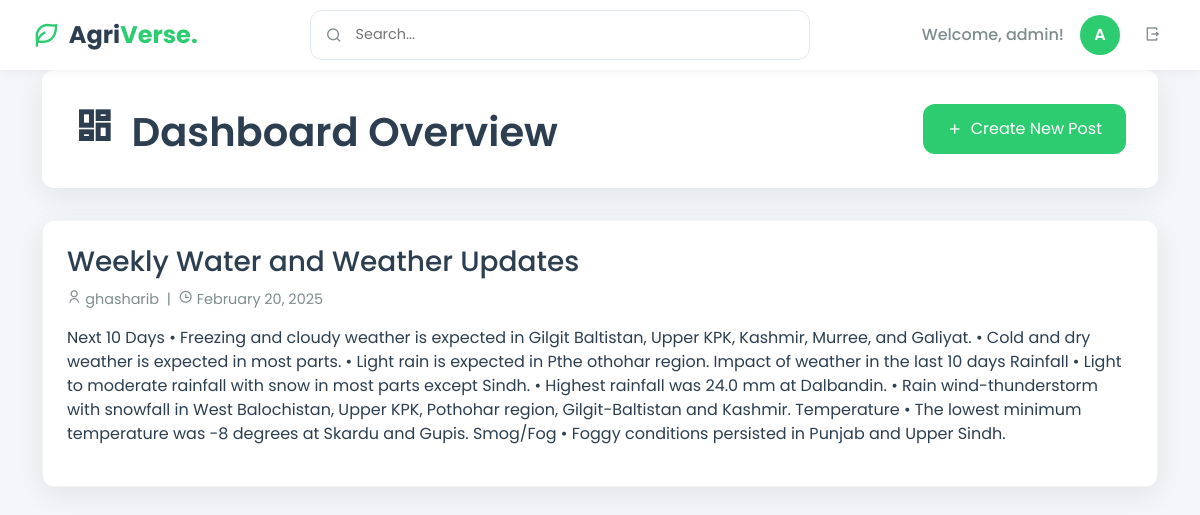
/admin (signed in), run on an earlier commit of the app's database.
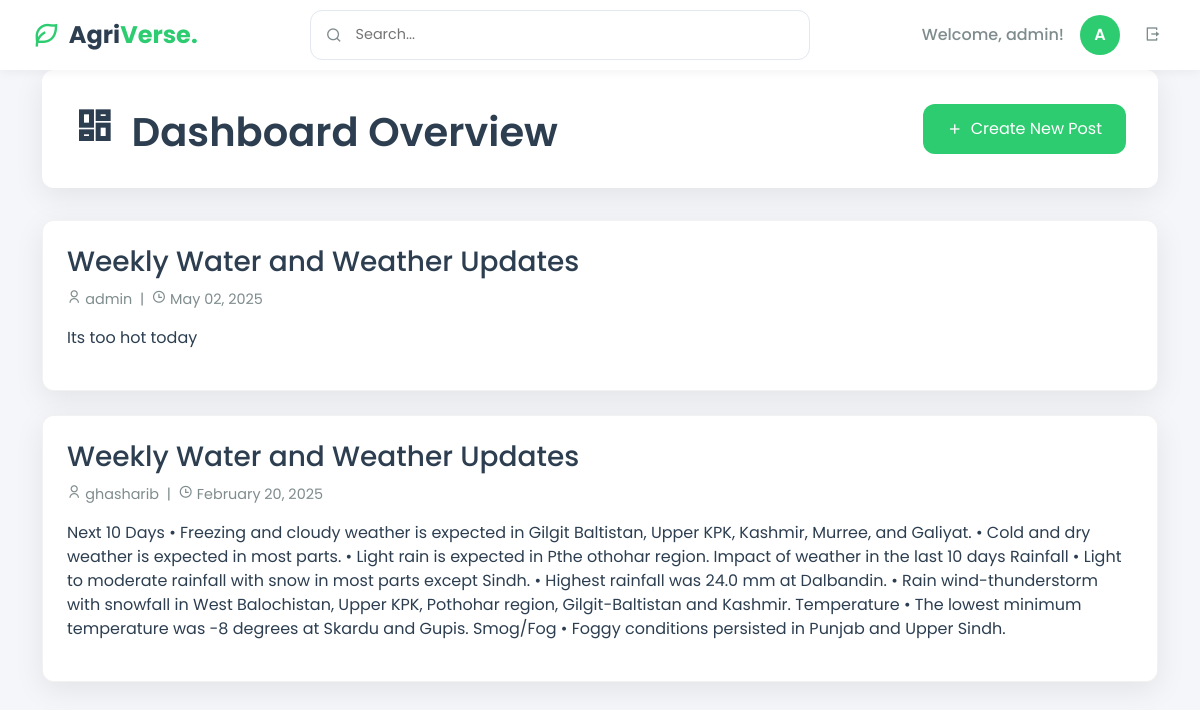
And on a later commit of the database.
### models.py (models this page shows)
class User(db.Model):
    id = db.Column(db.Integer, primary_key=True)
    username = db.Column(db.String(80), unique=True, nullable=False)
    email = db.Column(db.String(120), unique=True, nullable=False)
    password = db.Column(db.String(200), nullable=False)
    is_admin = db.Column(db.Boolean, default=False)
    created_at = db.Column(db.DateTime, default=datetime.utcnow)

class NewsletterPost(db.Model):
    id = db.Column(db.Integer, primary_key=True)
    title = db.Column(db.String(200), nullable=False)
    content = db.Column(db.Text, nullable=False)
    image_url = db.Column(db.String(500))
    video_url = db.Column(db.String(500))
    created_at = db.Column(db.DateTime, default=datetime.utcnow)
    author_id = db.Column(db.Integer, db.ForeignKey('user.id'), nullable=False)
    author = db.relationship('User', backref=db.backref('posts', lazy=True))

### app.py (the view)
@app.route('/admin')
@admin_required
def admin_dashboard():
    posts = NewsletterPost.query.order_by(NewsletterPost.created_at.desc()).all()
    return render_template('admin/admin_dashboard.html', posts=posts)

### app.py (called while the page is built)
def admin_required(f):
    @wraps(f)
    def decorated_function(*args, **kwargs):
        if 'user_id' not in session:
            flash('Please log in first.', 'danger')
            return redirect(url_for('login'))
        user = User.query.get(session['user_id'])
        if not user or not user.is_admin:
            flash('Access denied. Admin privileges required.', 'danger')
            return redirect(url_for('index'))
        return f(*args, **kwargs)
    return decorated_function

@app.before_request
def before_request():
    protected_routes = ['dashboard', 'admin_dashboard']
    if request.endpoint in protected_routes and 'user_id' not in session:
        flash('Please log in to access this page.', 'info')
        return redirect(url_for('login'))

### templates/admin/admin_dashboard.html (shortened to what this page needs)
<!DOCTYPE html>
<html lang="en">
<head>
    <link rel="stylesheet" href="https://cdn.jsdelivr.net/npm/bootstrap@5.3.0/dist/css/bootstrap.min.css">
    <link href="https://cdn.jsdelivr.net/npm/remixicon@2.5.0/fonts/remixicon.css" rel="stylesheet">
</head>
<body>
    <div class="top-bar">
                <div class="brand-logo">
                    <i class="ri-leaf-line"></i>
                    <h2>Agri<span style="color: var(--primary-color)">Verse.</span></h2>
                </div>
                <div class="search-container">
                    <i class="ri-search-line"></i>
                    <input type="text" placeholder="Search...">
                </div>
                <div class="d-flex align-items-center gap-3">
                    <span class="welcome-message">Welcome, {{ session['username'] }}!</span>
                    <div class="user-avatar">
                        {{ session['username'][0].upper() }}
                    </div>
                    <button class="logout-btn">
                        <i class="ri-logout-box-r-line"></i>
                    </button>
                </div>
    </div>
    <main class="container">
        <div class="admin-header">
            <div class="d-flex justify-content-between align-items-center">
                <h1 class="admin-title">
                    <i class="ri-dashboard-line me-2"></i>
                    Dashboard Overview
                </h1>
                <a href="{{ url_for('create_post') }}" class="create-post-btn">
                    <i class="ri-add-line"></i>
                    Create New Post
                </a>
            </div>
        </div>
        <div class="row">
            <div class="col-12">
                {% for post in posts %}
                <div class="post-card">
                    <h3>{{ post.title }}</h3>
                    <div class="post-meta">
                        <i class="ri-user-line"></i> {{ post.author.username }} &nbsp;|&nbsp;
                        <i class="ri-time-line"></i> {{ post.created_at.strftime('%B %d, %Y') }}
                    </div>
                    <p class="mt-3">{{ post.content }}</p>
                </div>
                {% endfor %}
            </div>
        </div>
    </main>
</body>
</html>

### templates/admin/admin_dashboard.html (style rules this page uses)
:root { --primary-color: #2ecc71; --primary-dark: #27ae60; --secondary-color: #f8f9fa; --accent-color: #3498db; --background-color: #f5f6fa; --card-background: #ffffff; --text-primary: #2c3e50; --text-secondary: #7f8c8d; --border-radius: 12px; --box-shadow: 0 8px 30px rgba(0, 0, 0, 0.08); --top-bar-height: 70px; }
body { font-family: 'Poppins', sans-serif; background-color: var(--background-color); color: var(--text-primary); margin: 0; padding-top: 70px; }
.top-bar { position: fixed; top: 0; left: 0; right: 0; height: var(--top-bar-height); background: var(--card-background); padding: 0 2rem; display: flex; align-items: center; justify-content: space-between; box-shadow: 0 2px 10px rgba(0, 0, 0, 0.05); z-index: 1000; }
.brand-logo { display: flex; align-items: center; gap: 0.5rem; }
.brand-logo i { font-size: 1.8rem; color: var(--primary-color); }
.brand-logo h2 { font-size: 1.5rem; font-weight: 700; margin: 0; }
.search-container { flex: 1; max-width: 500px; position: relative; margin: 0 2rem; }
.search-container input { width: 100%; padding: 0.8rem 1rem 0.8rem 2.8rem; border: 1px solid #e2e8f0; border-radius: var(--border-radius); font-size: 0.9rem; transition: var(--transition); }
.search-container i { position: absolute; left: 1rem; top: 50%; transform: translateY(-50%); color: var(--text-secondary); }
.welcome-message { color: var(--text-secondary); font-weight: 500; }
.admin-header { background: var(--card-background); padding: 2rem; border-radius: var(--border-radius); box-shadow: var(--box-shadow); margin-bottom: 2rem; }
.admin-title { color: var(--text-primary); font-weight: 600; margin: 0; }
.post-card { background: var(--card-background); border-radius: var(--border-radius); padding: 1.5rem; margin-bottom: 1.5rem; box-shadow: var(--box-shadow); transition: transform 0.3s ease; border: 1px solid rgba(0, 0, 0, 0.05); }
.create-post-btn { background: var(--primary-color); color: white; border: none; padding: 0.8rem 1.5rem; border-radius: var(--border-radius); text-decoration: none; transition: background-color 0.3s ease; display: inline-flex; align-items: center; gap: 0.5rem; }
.post-meta { color: var(--text-secondary); font-size: 0.9rem; margin-top: 0.5rem; }
.user-avatar { width: 40px; height: 40px; border-radius: 50%; background: var(--primary-color); color: white; display: flex; align-items: center; justify-content: center; font-weight: 600; }
.logout-btn { padding: 0.5rem; background: none; border: none; color: var(--text-secondary); cursor: pointer; transition: var(--transition); }

What changed in the data, as far as the page shows it:
added NewsletterPost: title "Weekly Water and Weather Updates", author.username "admin", created_at "May 02, 2025", content "Its too hot today"
